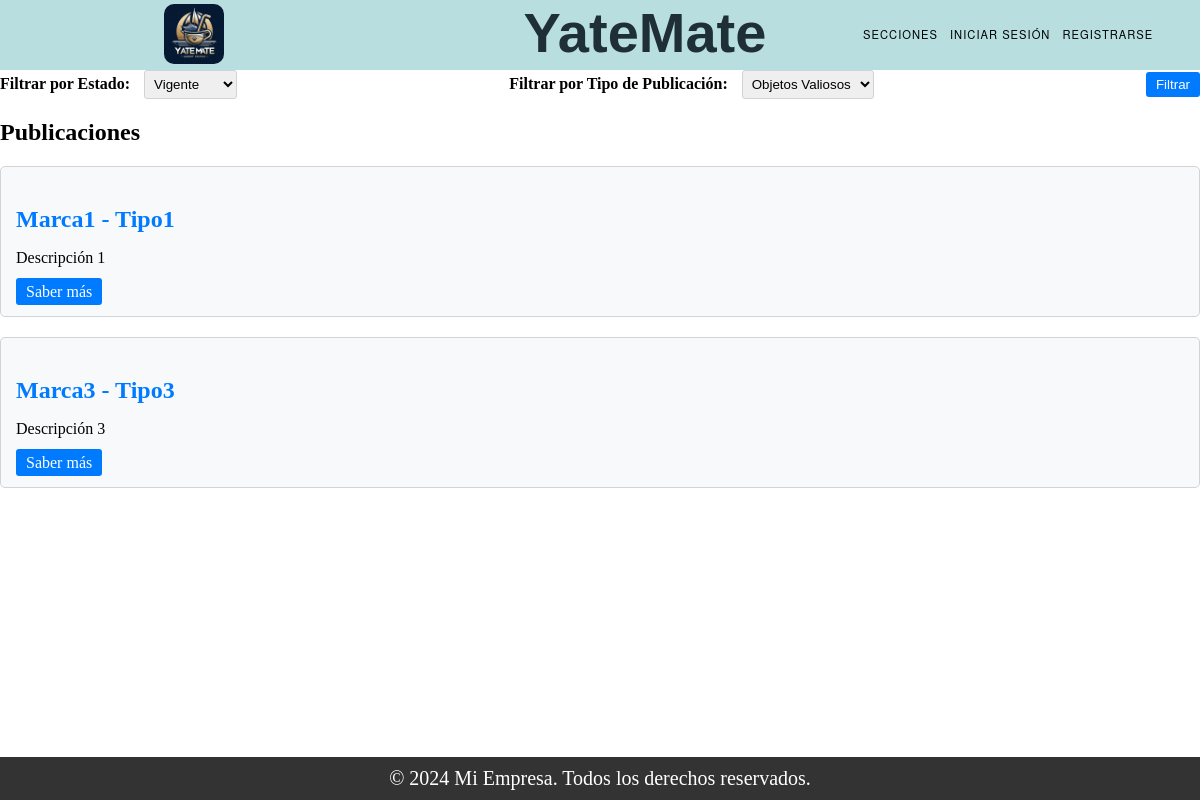
Page /list/ on the committed database.
### Trueque/models.py (models this page shows, shortened)
class Publicacion_ObjetoValioso(models.Model):
    ESTADO_CHOICES = (
        ('Vigente', 'Vigente'),
        ('Proceso', 'Proceso'),
        ('Finalizado', 'Finalizado'),
    )
    tipo = models.CharField(max_length=100)
    marca = models.CharField(max_length=100)
    descripcion = models.TextField()
    estado = models.CharField(max_length=50)
    dueño = models.IntegerField()
    foto = models.ImageField(upload_to='productos_fotos/')

### Trueque/views.py (the view)
# urls.py: path("list/", views.list, name="list"),
def list(request):
    objetos_valiosos = Publicacion_ObjetoValioso.objects.all()
    embarcaciones = Publicacion_Embarcacion.objects.all()
    tipo_filtro = request.GET.get('tipo','objetos valiosos')  # Valor por defecto 'objetos valiosos'
    estado_filtro = request.GET.get('estado','Vigente')  # Valor por defecto 'Vigente'
    if tipo_filtro == " ":
        tipo_filtro = 'objetos valiosos'
    if estado_filtro == " ":
          estado_filtro = 'Vigente'
    if tipo_filtro == 'objetos valiosos':
        objetos = objetos_valiosos.filter(estado=estado_filtro)
    elif tipo_filtro == 'embarcaciones':
        objetos = embarcaciones.filter(estado=estado_filtro)
    return render(request, 'list.html', {
        'objetos': objetos
    })

### Trueque/templates/list.html (shortened to what this page needs)
{% extends "base.html" %}
{% block content %}
<form class="filter-form" method="GET" action="">
    <div>
        <label for="estado">Filtrar por Estado:</label>
        <select name="estado" id="estado">
            <option value="Vigente">Vigente</option>
        </select>
    </div>
    <div>
        <label for="tipo">Filtrar por Tipo de Publicación:</label>
        <select name="tipo" id="tipo">
            <option value="objetos valiosos">Objetos Valiosos</option>
        </select>
    </div>
    <button type="submit">Filtrar</button>
</form>
{% if objetos %}
    <h2>Publicaciones</h2>
    {% for objeto in objetos %}
        <div class="card">
            <h3 class="card-title">
                {% if objeto.nombre_fantasia %}
                    {{ objeto.nombre_fantasia }}
                {% else %}
                    {{ objeto.marca }}
                {% endif %}
                - {{ objeto.tipo }}
            </h3>
            <p>{{ objeto.descripcion|truncatechars:70 }}</p>
            <a href="#" class="btn btn-card">Saber más</a>
        </div>
    {% endfor %}
{% else %}
    <p>No se cuenta con Publicaciones.</p>
{% endif %}
{% endblock %}

### static/css/styles.css (style rules this page uses)
body { margin: 0; padding: 0; }

### Trueque/templates/list.html (style rules this page uses)
.card { background-color: #f8f9fa; border: 1px solid #ced4da; border-radius: 5px; margin-bottom: 20px; padding: 15px; }
.card-title { color: #007bff; font-size: 1.5rem; margin-bottom: 10px; }
.btn-card { background-color: #007bff; color: #fff; padding: 5px 10px; text-decoration: none; border-radius: 3px; }
.filter-form { margin-bottom: 20px; display: flex; justify-content: space-between; align-items: center; }
.filter-form label { margin-right: 10px; font-weight: bold; }
.filter-form select { padding: 5px; border-radius: 3px; border: 1px solid #ced4da; }
.filter-form button { background-color: #007bff; color: #fff; padding: 5px 10px; border: none; border-radius: 3px; cursor: pointer; }

### rows in the picture
Publicacion_ObjetoValioso: marca "Marca1", tipo "Tipo1", descripcion "Descripción 1"
Publicacion_ObjetoValioso: marca "Marca3", tipo "Tipo3", descripcion "Descripción 3"
